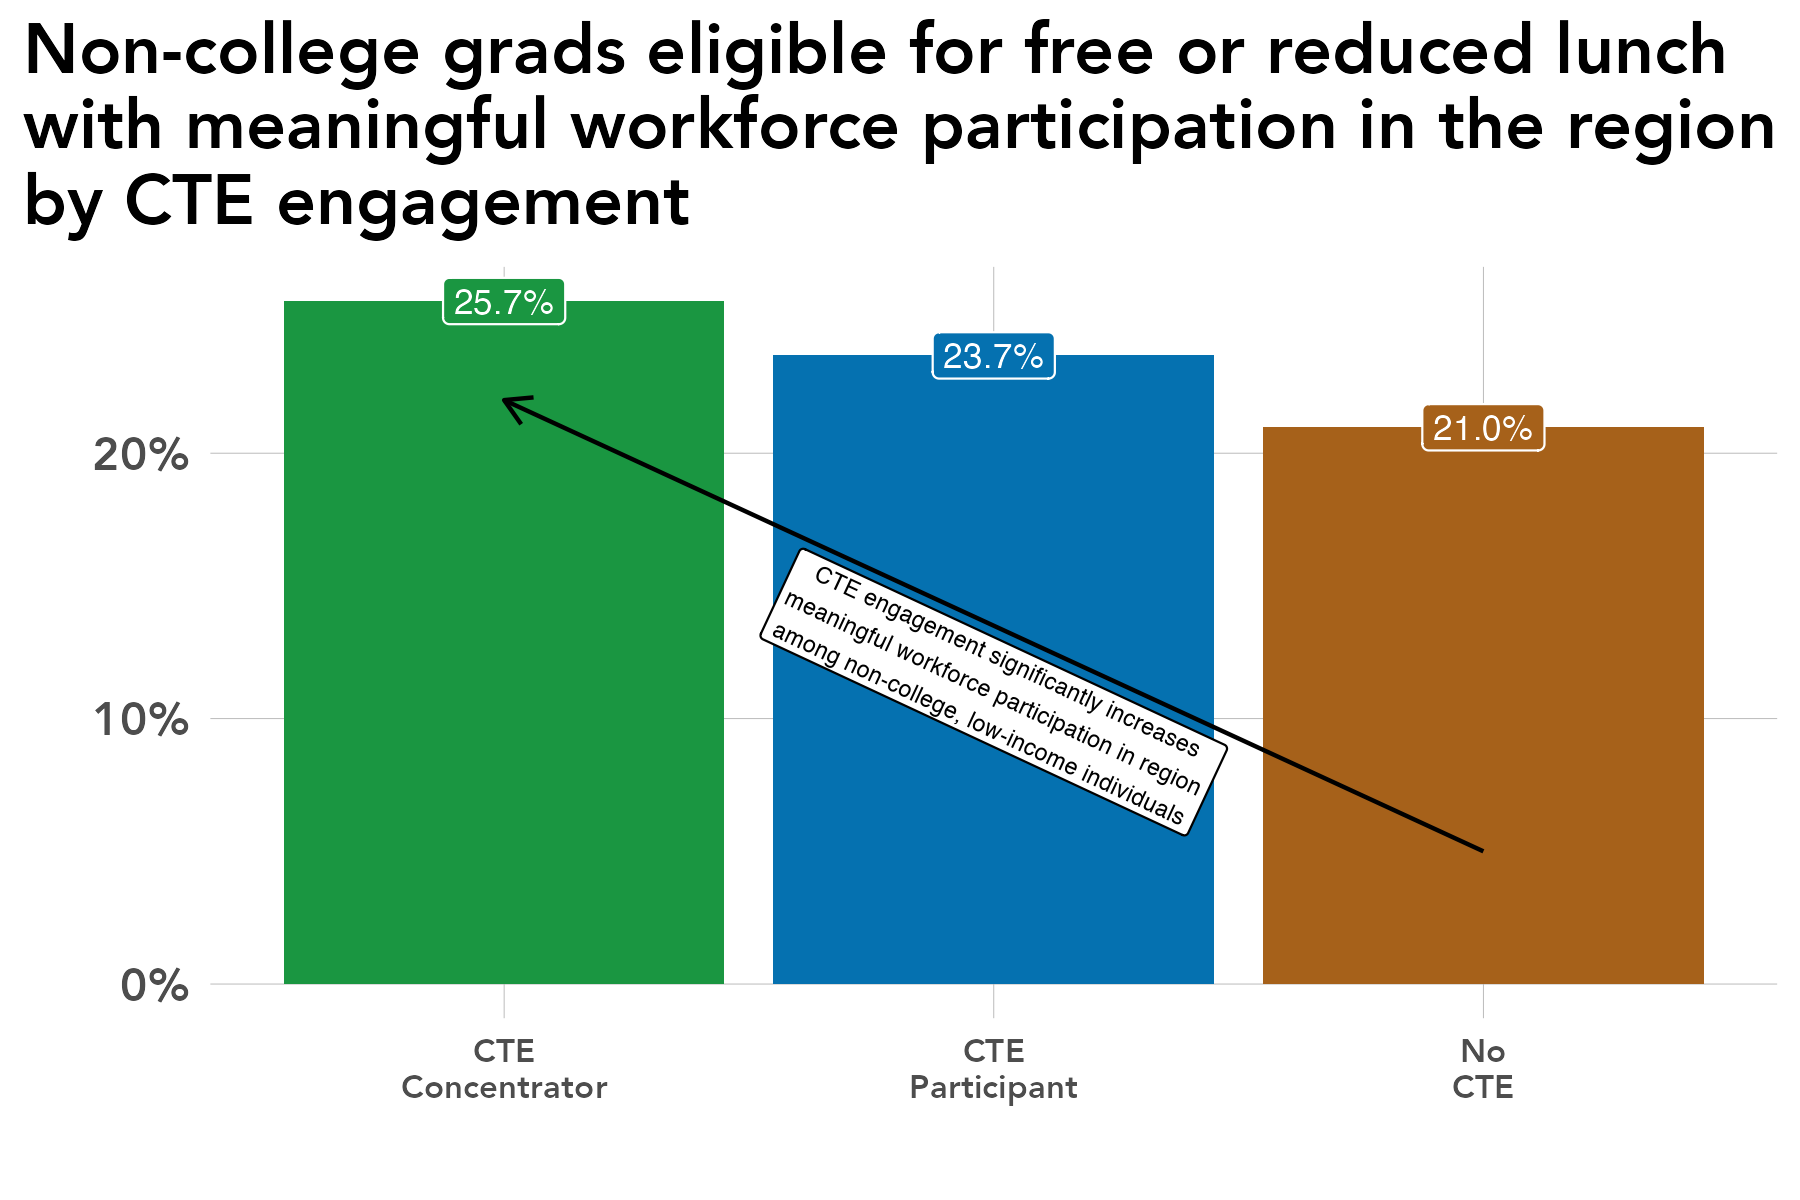

R code for this plot:
# library -----------------------------------------------------------------
library(tidyverse)
library(sf)
library(ggrepel)
library(scales)
library(ggiraph)
library(rmapshaper)
library(cowplot)
library(RColorBrewer)
library(readxl)
library(lubridate)
library(readxl)
library(systemfonts)
reset_font_cache()
library(ggtext)
library(janitor)
library(cowplot)


rm(list = ls())

# themes ------------------------------------------------------------------
theme_bar <- theme_bw() +
  theme(panel.grid.major = element_line(color = "grey70", size = 0.1),
        panel.grid.minor = element_blank(),
        axis.ticks = element_blank(),
        axis.text = element_text(face = "bold"),
        panel.border = element_blank(),
        legend.background = element_rect(fill = "transparent", color = "transparent"),
        legend.key = element_rect(fill = "transparent"),
        legend.key.size = unit(1, "lines"),
        legend.margin = margin(0,0,0,0),
        legend.title = element_blank(),
        legend.text = element_text(margin = margin(l = 2)),
        text = element_text(family = "Avenir") ,
        plot.title.position = "plot",
        plot.title = element_text(face = "bold"))

theme_line <- theme_bw() +
  theme(legend.background = element_rect(fill = "transparent", color = "transparent"),
        legend.key = element_rect(fill = "transparent"),
        legend.text = element_text(margin = margin(l = 2)),
        panel.grid.minor = element_blank(),
        panel.grid.major = element_line(color = "grey70", size = 0.1),
        axis.ticks = element_blank(),
        axis.text = element_text(face = "bold"),
        panel.border = element_blank(),
        legend.margin = margin(0,0,0,0),
        legend.key.size = unit(1, "lines"),
        text = element_text(family = "Avenir") ,
        plot.title.position = "plot",
        plot.title = element_text(face = "bold"))


theme_sf <- theme_bw() +
  theme(axis.text.x=element_blank(),
        axis.text.y=element_blank(),
        axis.ticks=element_blank(),
        panel.background = element_blank(),
        panel.grid.major = element_line(color = "white"),
        panel.border = element_blank(),
        legend.title = element_blank(),
        legend.text = element_text(margin = margin(l = 2)),
        legend.margin = margin(0,0,0,0),
        legend.key.size = unit(1, "lines"),
        text = element_text(family = "Avenir") ,
        plot.title.position = "plot",
        plot.title = element_text(face = "bold"))

regions <- read_csv("/Users/kellyasche/Library/CloudStorage/GoogleDrive-kasche@ruralmn.org/My Drive/Data Prep/R Projects/Join docs/county_regions.csv") %>%
  select(5,6) %>%
  unique() %>%
  mutate(edr = str_replace(edr, "  ", " "),
         planning.region = str_replace(planning.region, " Minnesota", ""),
         planning.region = fct_relevel(planning.region, "Northwest", "Northeast", "Central", "Seven County Mpls-St Paul", "Southwest", "Southeast"),
         edr = fct_relevel(edr, "EDR 1 - Northwest", "EDR 2 - Headwaters", "EDR 3 - Arrowhead", "EDR 4 - West Central", "EDR 5 - North Central", "EDR 6E- Southwest Central", "EDR 6W- Upper Minnesota Valley", "EDR 7E- East Central", "EDR 7W- Central", "EDR 8 - Southwest", "EDR 9 - South Central", "EDR 10 - Southeast", "EDR 11 - 7 County Twin Cities", "Minnesota"))

counties.regions <- read_csv("/Users/kellyasche/Library/CloudStorage/GoogleDrive-kasche@ruralmn.org/My Drive/Data Prep/R Projects/Join docs/county_regions.csv") %>%
  mutate(countyfp = formatC(countyfp, width = 3, flag = "0"),
         Name = str_to_title(Name),
         Name = str_replace(Name, "Q", "q"),
         Name = str_replace(Name, "Of The", "of the"),
         Name = str_replace(Name, "Mcleod", "McLeod"),
         Dem_Desc = ifelse(Name == "Minnesota", "Minnesota", Dem_Desc) ,
         edr = str_replace(edr, "  ", " "),
         planning.region = str_replace(planning.region, " Minnesota", ""),
         planning.region = fct_relevel(planning.region, "Northwest", "Northeast", "Central", "Seven County Mpls-St Paul", "Southwest", "Southeast"),
         edr = fct_relevel(edr, "EDR 1 - Northwest", "EDR 2 - Headwaters", "EDR 3 - Arrowhead", "EDR 4 - West Central", "EDR 5 - North Central", "EDR 6E- Southwest Central", "EDR 6W- Upper Minnesota Valley", "EDR 7E- East Central", "EDR 7W- Central", "EDR 8 - Southwest", "EDR 9 - South Central", "EDR 10 - Southeast", "EDR 11 - 7 County Twin Cities", "Minnesota"))

color.ruca <- c("Entirely rural" = "#009933", "Town/rural mix" = "#99CC33", "Urban/town/rural mix" = "#CC9966", "Entirely urban" = "#754C29", "Minnesota" = "black")

color.pr <- c("Northwest" = "#4575b4","Northeast" = "grey", "Central" = "#fee090", "Seven County Mpls-St Paul" = "#d73027", "Southwest" = "#91bfdb", "Southeast" = "#fc8d59", "Minnesota" = "black")

color.edr <- c("EDR 1 - Northwest" = "#b3cde3", "EDR 2 - Headwaters" = "#8c96c6", "EDR 3 - Arrowhead" = "#fe9929", "EDR 4 - West Central" = "#8856a7", "EDR 5 - North Central" = "#810f7c", "EDR 6E- Southwest Central" = "#e5f5f9", "EDR 6W- Upper Minnesota Valley" = "#bdc9e1", "EDR 7E- East Central" = "#99d8c9", "EDR 7W- Central" = "#2ca25f", "EDR 8 - Southwest" = "#74a9cf", "EDR 9 - South Central" = "#0570b0", "EDR 10 - Southeast" = "#d7301f", "EDR 11 - 7 County Twin Cities" = "#d8b365", "Minnesota" = "black")

color.pr.edr <- c ("Northwest" = "#4575b4","Northeast" = "#e0f3f8", "Central" = "#fee090", "Seven County Mpls-St Paul" = "#d73027", "Southwest" = "#91bfdb", "Southeast" = "#fc8d59", "Minnesota" = "black", "EDR 1 - Northwest" = "#b3cde3", "EDR 2 - Headwaters" = "#8c96c6", "EDR 3 - Arrowhead" = "#fe9929", "EDR 4 - West Central" = "#8856a7", "EDR 5 - North Central" = "#810f7c", "EDR 6E- Southwest Central" = "#e5f5f9", "EDR 6W- Upper Minnesota Valley" = "#bdc9e1", "EDR 7E- East Central" = "#99d8c9", "EDR 7W- Central" = "#2ca25f", "EDR 8 - Southwest" = "#74a9cf", "EDR 9 - South Central" = "#0570b0", "EDR 10 - Southeast" = "#d7301f", "EDR 11 - 7 County Twin Cities" = "#d8b365")

color.six <- c("#009933", "#4575b4", "grey", "#fee090", "#fc8d59", "#d73027")

mn_counties <- st_read("/Users/kellyasche/Library/CloudStorage/GoogleDrive-kasche@ruralmn.org/My Drive/Data Prep/R Projects/Shapefiles/County shapefiles/MNCounties_MNDOT.shp", quiet = TRUE) %>%
  ms_simplify(keep = .01, keep_shapes = TRUE) %>%
  rename("countyfp" = "FIPS_CODE")

counties.regions.1 <- counties.regions %>%
  mutate(statefp = "27",
         project.pr = ifelse(edr %in% c("EDR 1 - Northwest", "EDR 2 - Headwaters", "EDR 4 - West Central"), "Northwest",
                             ifelse(edr == "EDR 3 - Arrowhead", "Northeast",
                                    ifelse(edr %in% c("EDR 5 - North Central", "EDR 7E- East Central", "EDR 7W- Central"), "Central",
                                           ifelse(edr %in% c("EDR 6E- Southwest Central", "EDR 6W- Upper Minnesota Valley", "EDR 8 - Southwest"), "Southwest",
                                                  ifelse(edr %in% c("EDR 9 - South Central", "EDR 10 - Southeast"), "Southern", as.character(planning.region)))))),
         project.pr = fct_relevel(project.pr, "Northwest", "Northeast", "Central", "Seven County Mpls-St Paul", "Southwest", "Southern"))


# Prep data ---------------------------------------------------------------

original <- read_csv("Data/SLEDS/Masters/Master-report-dataset.csv")

data <- original %>%
  filter(ps.grad == "No") %>%
  filter(economic.status == 1) %>%
  select(grad.year.5, cte.achievement) %>%
  filter(grad.year.5 != "After 2023") %>%
  filter(grad.year.5 != "Attending ps") %>%
  filter(cte.achievement != "Attending ps") %>%
  group_by(cte.achievement, grad.year.5) %>%
  summarize(n = n()) %>%
  ungroup() %>%
  group_by(cte.achievement) %>%
  mutate(pct = n / sum(n)) %>%
  ungroup() %>%
  mutate(grad.year.5 = str_replace(grad.year.5, "No MN emp record, not attending ps", "No MN employment"),
         grad.year.5 = str_replace(grad.year.5, "Not meaningful, not attending ps", "Not meaningful"),
         grad.year.5 = fct_relevel(grad.year.5, "Meaningful WF - Northeast", "Meaningful WF - MN", "Not meaningful", "No MN employment"))


# Create chart ------------------------------------------------------------
names(data)

ggplot(data = filter(data, grad.year.5 == "Meaningful WF - Northeast"), aes(cte.achievement, pct, fill = cte.achievement)) +
  geom_col(position = "dodge") +
  geom_label(aes(label = percent(pct, accuracy = .1)), show.legend = FALSE, position = position_dodge(width = .9), color = "white", size = 3) +
  annotate(geom = "segment",
           x = 3,
           xend = 1,
           y = .05,
           yend = .22,
           arrow = arrow(length = unit(.25, "cm"))) +
  annotate(geom = "label",
           x = 2,
           y = .11,
           angle = -25,
           label = "CTE engagement significantly increases\nmeaningful workforce participation in region\namong non-college, low-income individuals",
           color = "black",
           fill = "white",
           size = 2) +
  labs(x="", y = "",
       title = "Non-college grads eligible for free or reduced lunch\nwith meaningful workforce participation in the region\nby CTE engagement")+
  scale_y_continuous(labels=scales::percent) +
  scale_x_discrete(labels = c("CTE\nConcentrator", "CTE\nParticipant", "No\nCTE")) +
  theme_bar+
  scale_fill_manual(values = c("#1a9641", "#0571b0", "#a6611a"),
                    guide = guide_legend(ncol = 2)) +
  theme(legend.position = "none",
        text = element_text(size = 14),
        axis.text.x = element_text(size = 8),
        plot.subtitle = element_text(size = 10))

ggsave(filename = "Charts/Paper report/non-college-grads-low-income-cte-wf-regional.pdf", device = cairo_pdf, dpi = "print", width = 6, height = 4)

ggsave(filename = "Charts/Paper report/non-college-grads-low-income-cte-wf-regional.png", dpi = "print", width = 6, height = 4)
